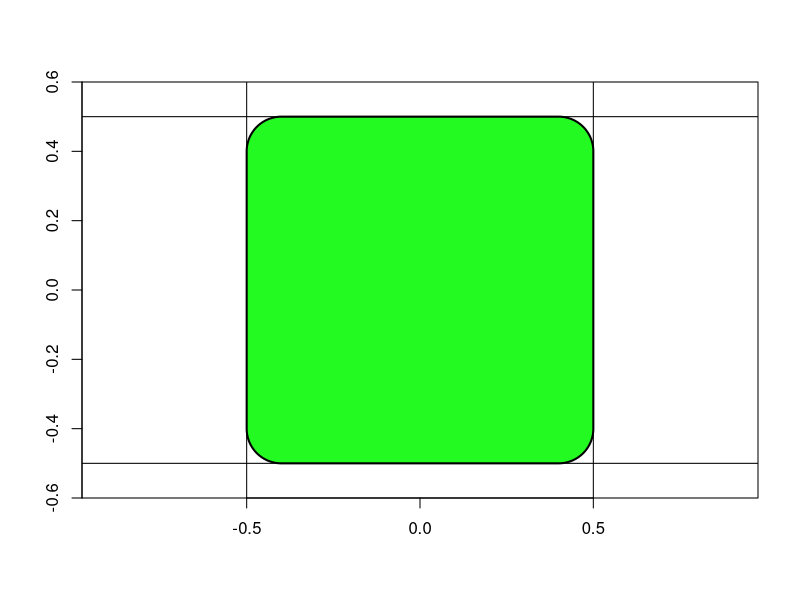
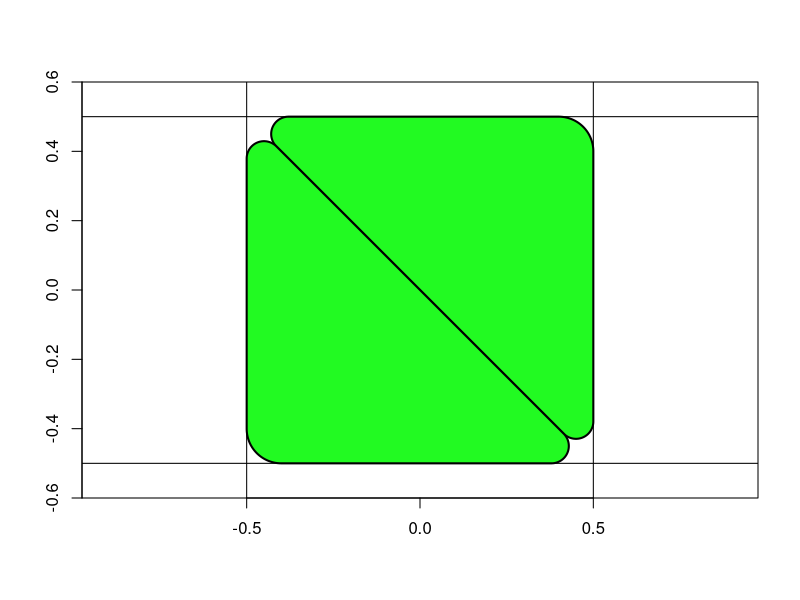
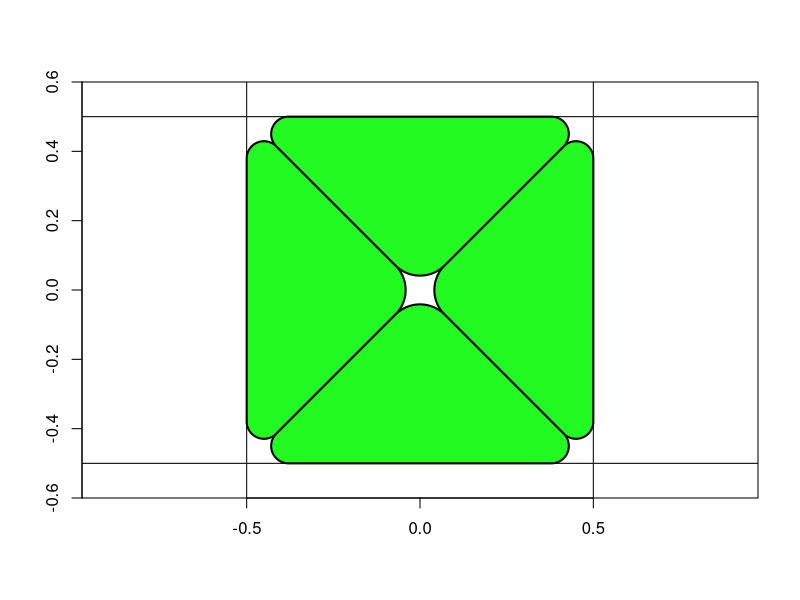
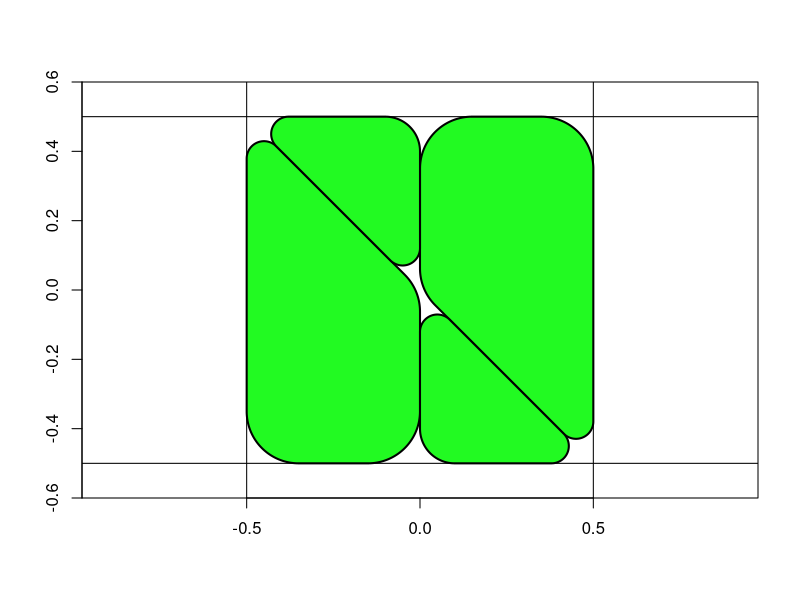

The R source for these figures, in order:
# plotting parameters
n_pnts <- 100
color <- rgb(34/255,250/255,34/255)


#----------------
# square
square_cell <- function(r, n_pnts) {
  R <- rep(r, n_pnts)
  theta <- seq(0, 2*pi, length.out = 4*n_pnts)
  
  x <- r*cos(theta) + c(1-R, R, R, 1-R) - 0.5
  y <- r*sin(theta) + c(1-R, 1-R, R, R) - 0.5
  cbind(x, y)
}

# plot a single square cell
plot(1, type="n", asp=1,
     yaxs="i", xaxs="i", xlab = "", ylab = "",
     xlim = c(-0.6, 0.6), ylim = c(-0.6, 0.6)
)
abline(h=c(-0.5, 0.5), v=c(-0.5, 0.5))

sq_outline <- square_cell(0.1, n_pnts)
sq_x <- sq_outline[, 1]
sq_y <- sq_outline[, 2]
polygon(sq_x, sq_y, col=color, lwd=2)




#----------------
# triangular
triangular_cell <- function(r, r2, n_pnts) {
  R <- rep(r, n_pnts)
  R2 <- rep(r2, n_pnts)
  
  theta <- c(seq(0, pi/2, length.out = n_pnts), 
             seq(pi/2, 5*pi/4, length.out = n_pnts),
             seq(5*pi/4, 2*pi, length.out = n_pnts))
  
  
  x <- c(R, R2, R2)*cos(theta) + c(1-R, R2*(1+sqrt(2)),  1-R2) - 0.5
  y <- c(R, R2, R2)*sin(theta) + c(1-R, 1-R2,  R2*(1+sqrt(2))) - 0.5
  cbind(x, y)
}


# plot a dual triangular cells
plot(1, type="n", asp=1,
     yaxs="i", xaxs="i", xlab = "", ylab = "",
     xlim = c(-0.6, 0.6), ylim = c(-0.6, 0.6)
)
abline(h=c(-0.5, 0.5), v=c(-0.5, 0.5))

tri_outline <- triangular_cell(0.1, 0.05, n_pnts)
tri_x <- tri_outline[, 1]
tri_y <- tri_outline[, 2]
polygon(tri_x, tri_y, col=color, lwd=2)
polygon(-tri_x, -tri_y, col=color, lwd=2)





#----------------
# triangular
side_triangular_cell <- function(r, r2, n_pnts) {
  R <- rep(r, n_pnts)
  R2 <- rep(r2, n_pnts)
  theta <- c(seq(0, 3*pi/4, length.out = n_pnts),
             seq(3*pi/4, 5*pi/4, length.out = n_pnts),
             seq(5*pi/4, 2*pi, length.out = n_pnts))
  x <- c(R, R2, R)*cos(theta) + c(1-R, 0.5+sqrt(2)*R2, 1-R) - 0.5
  y <- c(R, R2, R)*sin(theta) + c(1-(1+sqrt(2))*R, rep(0.5, n_pnts), (1+sqrt(2))*R) - 0.5
  cbind(x, y)
}


# plot a triangular side cells
plot(1, type="n", asp=1,
     yaxs="i", xaxs="i", xlab = "", ylab = "",
     xlim = c(-0.6, 0.6), ylim = c(-0.6, 0.6)
)
abline(h=c(-0.5, 0.5), v=c(-0.5, 0.5))

side_tri_outline <- side_triangular_cell(0.05, 0.1, n_pnts)
side_tri_x <- side_tri_outline[, 1]
side_tri_y <- side_tri_outline[, 2]
polygon(side_tri_x, side_tri_y, col=color, lwd=2)
polygon(-side_tri_x, side_tri_y, col=color, lwd=2)
polygon(side_tri_y, side_tri_x, col=color, lwd=2)
polygon(side_tri_y, -side_tri_x, col=color, lwd=2)





#----------------
# quadrilateral
quad_cell <- function(r, r2, n_pnts) {
  R <- rep(r, n_pnts)
  R2 <- rep(r2, n_pnts)
  
  theta <- c(seq(0, pi/2, length.out = n_pnts), 
             seq(pi/2, pi, length.out = n_pnts),
             seq(pi, 5*pi/4, length.out = n_pnts),
             seq(5*pi/4, 2*pi, length.out = n_pnts))
  
  x <- c(R, R, R, R2)*cos(theta) + c(1-R, 0.5+R, 0.5+R, 1-R2) - 0.5
  y <- c(R, R ,R, R2)*sin(theta) + c(1-R, 1-R, 0.5 + R*(sqrt(2)-1), R2*(1+sqrt(2))) - 0.5
  cbind(x, y)
}

# plot quad with triangles
plot(1, type="n", asp=1,
     yaxs="i", xaxs="i", xlab = "", ylab = "",
     xlim = c(-0.6, 0.6), ylim = c(-0.6, 0.6)
)
abline(h=c(-0.5, 0.5), v=c(-0.5, 0.5))

quad_outline <- quad_cell(0.15, 0.05, n_pnts)
quad_x <- quad_outline[, 1]
quad_y <- quad_outline[, 2]
polygon(quad_x, quad_y, col=color, lwd=2)
polygon(-quad_x, -quad_y, col=color, lwd=2)

tri_outline <- triangular_cell(0.2, 0.1, n_pnts)
tri_x <- tri_outline[, 1]
tri_y <- tri_outline[, 2]
polygon(0.5*(tri_x-0.5), 0.5*(tri_y+0.5), col=color, lwd=2)
polygon(0.5-0.5*(tri_x+0.5), 0.5*(0.5-tri_y)-0.5, col=color, lwd=2)


